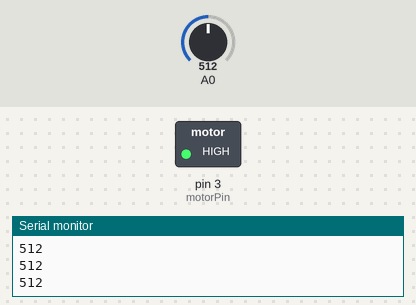
The sketch below on a simulated Arduino Uno, built with avr-gcc and run on an emulated ATmega328P. Parts: switched loads named in the sketch (green lamp = pin HIGH), the last lines printed to the serial monitor. The test bench sets the inputs (shaded band); at power-on: A0 = 512.

Above: at 1.2 s.
1.3 s: A0 set to 218
2.8 s: A0 set to 183
At 3.4 s:
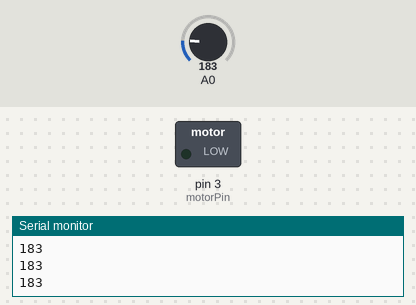
4.3 s: A0 set to 210
At 5.5 s:
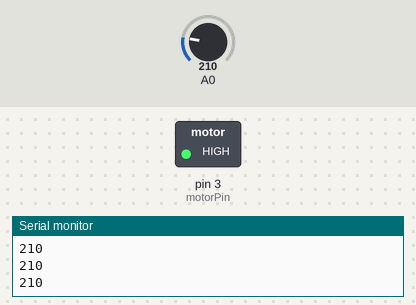
5.8 s: A0 set to 190
At 6.9 s:
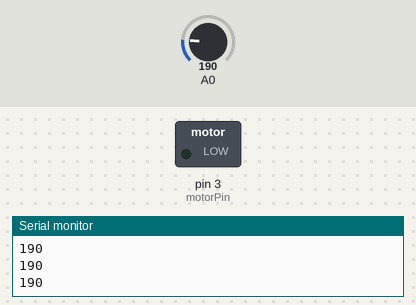
Timing chart, 0 to 8.3 s (numbered marks = the images above; inputs shaded):
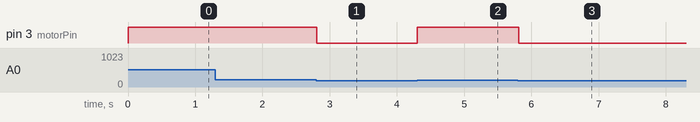

The sketch:

Vibration_AND_microphone.ino
```cpp
int led = 13;
const int motorPin = 3;

// the setup routine runs once when you press reset:
void setup() {
  // initialize serial communication at 9600 bits per second:
  Serial.begin(9600);
  pinMode(motorPin, OUTPUT);
}

// the loop routine runs over and over again forever:
void loop() {
  // read the input on analog pin 0:
  int sensorValue = analogRead(A0);
  // print out the value you read:
  Serial.println(sensorValue);

  if (sensorValue > 200){
   digitalWrite(led, HIGH);
   digitalWrite(motorPin, HIGH);
  }
  else{
    digitalWrite(led, LOW);
    digitalWrite(motorPin, LOW);
  }
  }
```

Measured:
- the behaviour switches between 201 and 200 on A0 (found by bisection; images 0 and 1)
- after the input at 2.8 s, pin 3 (motorPin): HIGH → LOW at once
- after the input at 4.3 s, pin 3 (motorPin): LOW → HIGH at once
- after the input at 5.8 s, pin 3 (motorPin): HIGH → LOW at once
